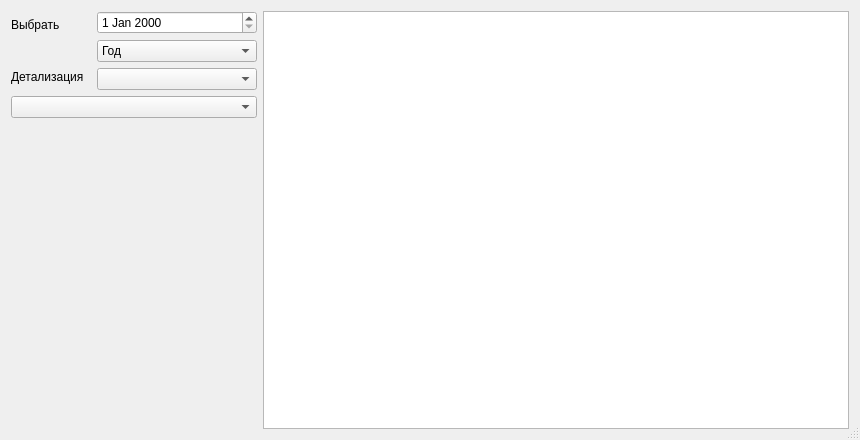
<?xml version="1.0" encoding="UTF-8"?>
<ui version="4.0">
 <class>StatisticsWindow</class>
 <widget class="QDialog" name="StatisticsWindow">
  <property name="geometry">
   <rect>
    <x>0</x>
    <y>0</y>
    <width>860</width>
    <height>440</height>
   </rect>
  </property>
  <property name="minimumSize">
   <size>
    <width>860</width>
    <height>440</height>
   </size>
  </property>
  <property name="windowTitle">
   <string>IESAA | Статистика</string>
  </property>
  <property name="sizeGripEnabled">
   <bool>true</bool>
  </property>
  <layout class="QHBoxLayout" name="horizontalLayout_2">
   <item>
    <layout class="QVBoxLayout" name="verticalLayout_3">
     <item>
      <layout class="QHBoxLayout" name="horizontalLayout">
       <item>
        <layout class="QVBoxLayout" name="verticalLayout_2">
         <item>
          <widget class="QLabel" name="label_2">
           <property name="minimumSize">
            <size>
             <width>80</width>
             <height>0</height>
            </size>
           </property>
           <property name="text">
            <string>Выбрать</string>
           </property>
          </widget>
         </item>
         <item>
          <spacer name="horizontalSpacer">
           <property name="orientation">
            <enum>Qt::Horizontal</enum>
           </property>
           <property name="sizeType">
            <enum>QSizePolicy::Maximum</enum>
           </property>
           <property name="sizeHint" stdset="0">
            <size>
             <width>80</width>
             <height>20</height>
            </size>
           </property>
          </spacer>
         </item>
         <item>
          <widget class="QLabel" name="label">
           <property name="minimumSize">
            <size>
             <width>80</width>
             <height>0</height>
            </size>
           </property>
           <property name="text">
            <string>Детализация</string>
           </property>
          </widget>
         </item>
        </layout>
       </item>
       <item>
        <layout class="QVBoxLayout" name="verticalLayout">
         <item>
          <widget class="QDateEdit" name="dateEdit">
           <property name="sizePolicy">
            <sizepolicy hsizetype="Maximum" vsizetype="Fixed">
             <horstretch>0</horstretch>
             <verstretch>0</verstretch>
            </sizepolicy>
           </property>
           <property name="minimumSize">
            <size>
             <width>160</width>
             <height>0</height>
            </size>
           </property>
          </widget>
         </item>
         <item>
          <widget class="QComboBox" name="comboBox">
           <property name="sizePolicy">
            <sizepolicy hsizetype="Maximum" vsizetype="Fixed">
             <horstretch>0</horstretch>
             <verstretch>0</verstretch>
            </sizepolicy>
           </property>
           <property name="minimumSize">
            <size>
             <width>160</width>
             <height>0</height>
            </size>
           </property>
           <item>
            <property name="text">
             <string>Год</string>
            </property>
           </item>
           <item>
            <property name="text">
             <string>Месяц</string>
            </property>
           </item>
           <item>
            <property name="text">
             <string>Неделя</string>
            </property>
           </item>
           <item>
            <property name="text">
             <string>День</string>
            </property>
           </item>
          </widget>
         </item>
         <item>
          <widget class="QComboBox" name="comboBox_3">
           <property name="sizePolicy">
            <sizepolicy hsizetype="Maximum" vsizetype="Fixed">
             <horstretch>0</horstretch>
             <verstretch>0</verstretch>
            </sizepolicy>
           </property>
           <property name="minimumSize">
            <size>
             <width>160</width>
             <height>0</height>
            </size>
           </property>
          </widget>
         </item>
        </layout>
       </item>
      </layout>
     </item>
     <item>
      <widget class="QComboBox" name="comboBox_2"/>
     </item>
     <item>
      <spacer name="verticalSpacer">
       <property name="orientation">
        <enum>Qt::Vertical</enum>
       </property>
       <property name="sizeHint" stdset="0">
        <size>
         <width>20</width>
         <height>40</height>
        </size>
       </property>
      </spacer>
     </item>
    </layout>
   </item>
   <item>
    <widget class="QGraphicsView" name="graphicsView">
     <property name="sizePolicy">
      <sizepolicy hsizetype="Expanding" vsizetype="Expanding">
       <horstretch>0</horstretch>
       <verstretch>0</verstretch>
      </sizepolicy>
     </property>
    </widget>
   </item>
  </layout>
 </widget>
 <resources/>
 <connections/>
</ui>
